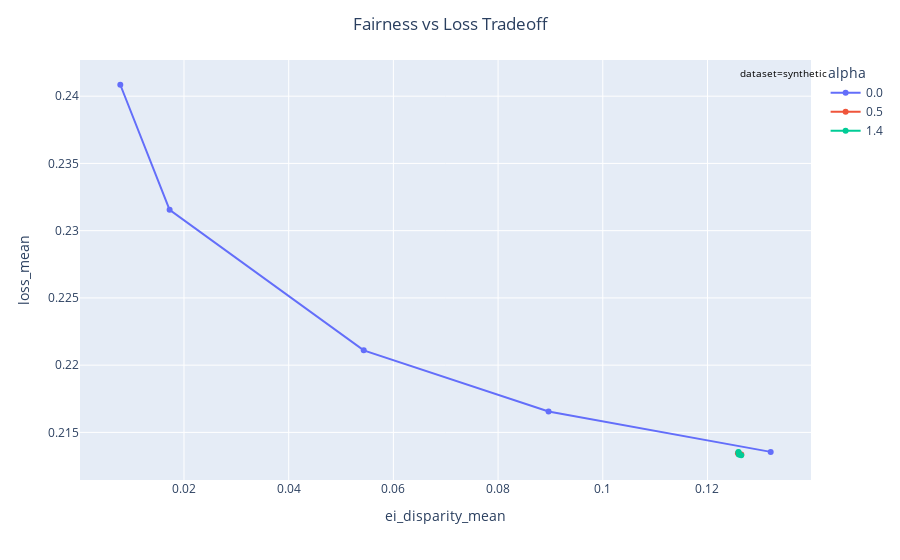

Notebook source saved alongside this figure:
### Code cell
fig = px.line(test_results_pareto, x='ei_disparity_mean', y='loss_mean', color='alpha', hover_data='lambda', markers=True)
fig.add_annotation(dict(font=dict(color='black',size=10),
                                        x=0.9,
                                        y=0.99,
                                        showarrow=False,
                                        text='dataset=synthetic',
                                        textangle=0,
                                        xanchor='left',
                                        xref="paper",
                                        yref="paper"))
fig.update_layout(title=dict(text='Fairness vs Loss Tradeoff', x=0.5))
# fig.update_traces(marker=dict(size=3))
fig.show()

### Figure 1 — Plotly figure (JSON) as saved in the notebook; plotly's stock layout.template omitted (floating-point values rounded to 4 significant figures)
{"data": [{"customdata": [[0.111], [0.083], [0.056], [0.028], [0]], "hovertemplate": "alpha=0.0<br>ei_disparity_mean=%{x}<br>loss_mean=%{y}<br>lambda=%{customdata[0]}<extra></extra>", "legendgroup": "0.0", "line": {"color": "#636efa", "dash": "solid"}, "marker": {"symbol": "circle"}, "mode": "lines+markers", "name": "0.0", "orientation": "v", "showlegend": true, "type": "scatter", "x": [0.007835, 0.01725, 0.05434, 0.08964, 0.1321], "xaxis": "x", "y": [0.2409, 0.2316, 0.2211, 0.2166, 0.2135], "yaxis": "y"}, {"customdata": [[0.25], [0.167], [0]], "hovertemplate": "alpha=0.5<br>ei_disparity_mean=%{x}<br>loss_mean=%{y}<br>lambda=%{customdata[0]}<extra></extra>", "legendgroup": "0.5", "line": {"color": "#EF553B", "dash": "solid"}, "marker": {"symbol": "circle"}, "mode": "lines+markers", "name": "0.5", "orientation": "v", "showlegend": true, "type": "scatter", "x": [0.1258, 0.126, 0.1265], "xaxis": "x", "y": [0.2135, 0.2134, 0.2133], "yaxis": "y"}, {"customdata": [[0], [0.167], [0.028], [0.25], [0.111]], "hovertemplate": "alpha=1.4<br>ei_disparity_mean=%{x}<br>loss_mean=%{y}<br>lambda=%{customdata[0]}<extra></extra>", "legendgroup": "1.4", "line": {"color": "#00cc96", "dash": "solid"}, "marker": {"symbol": "circle"}, "mode": "lines+markers", "name": "1.4", "orientation": "v", "showlegend": true, "type": "scatter", "x": [0.1259, 0.1259, 0.126, 0.1261, 0.1264], "xaxis": "x", "y": [0.2136, 0.2135, 0.2134, 0.2133, 0.2133], "yaxis": "y"}], "layout": {"annotations": [{"font": {"color": "black", "size": 10}, "showarrow": false, "text": "dataset=synthetic", "textangle": 0, "x": 0.9, "xanchor": "left", "xref": "paper", "y": 0.99, "yref": "paper"}], "legend": {"title": {"text": "alpha"}, "tracegroupgap": 0}, "margin": {"t": 60}, "title": {"text": "Fairness vs Loss Tradeoff", "x": 0.5}, "xaxis": {"anchor": "y", "domain": [0, 1], "title": {"text": "ei_disparity_mean"}}, "yaxis": {"anchor": "x", "domain": [0, 1], "title": {"text": "loss_mean"}}}}
